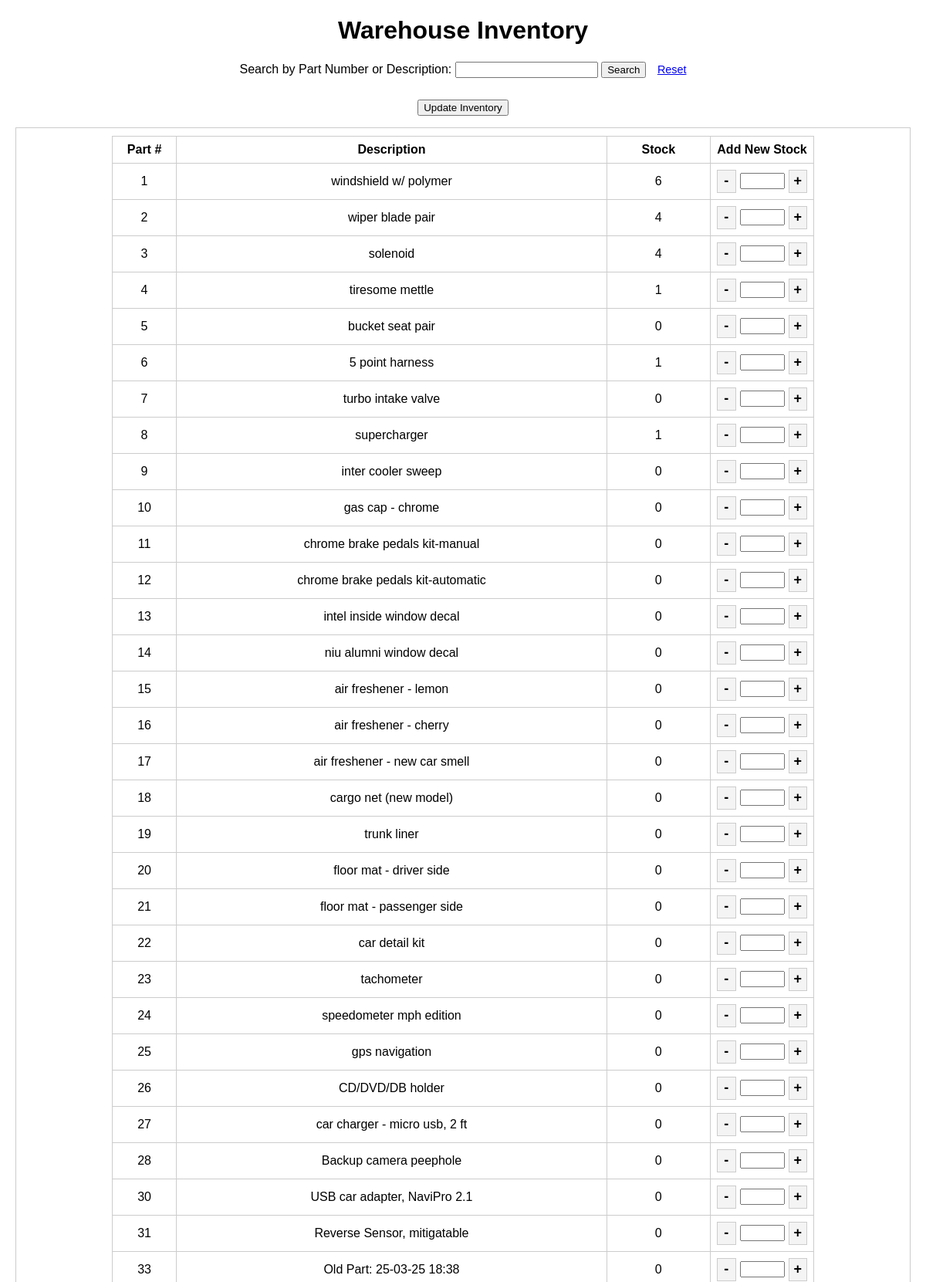
The page /warehouse_receiving.php (upper part) on the database its author committed.
### tables this page shows
CREATE TABLE inventory (
    part_number INT NOT NULL PRIMARY KEY,       
    description VARCHAR(50),                    
    stock INT NOT NULL DEFAULT 0                
);

### warehouse_receiving.php (the view, shortened to what this page needs)
<?php
include 'db_connect.php';
$search = isset($_GET['search']) ? trim($_GET['search']) : '';
$inventoryItems = [];
if ($search !== '') {
    if (ctype_digit($search)) {
        $stmt = $new_pdo->prepare("SELECT * FROM inventory WHERE part_number = :search");
        $stmt->bindValue(':search', (int)$search, PDO::PARAM_INT);
    } else {
        $stmt = $new_pdo->prepare("SELECT * FROM inventory WHERE description LIKE :like_search");
        $stmt->bindValue(':like_search', "%$search%", PDO::PARAM_STR);
    }
    $stmt->execute();
    $inventoryItems = $stmt->fetchAll(PDO::FETCH_ASSOC);
} else {
    $stmt = $new_pdo->query("SELECT * FROM inventory");
    $inventoryItems = $stmt->fetchAll(PDO::FETCH_ASSOC);
}
?>
<!DOCTYPE html>
<html>
<head>
</head>
<body>
    <h1 style="text-align:center;">Warehouse Inventory</h1>
    <div class="search-form">
        <form method="GET" action="warehouse_receiving.php">
            <label for="search">Search by Part Number or Description:</label>
            <input type="text" id="search" name="search" value="<?= htmlspecialchars($search) ?>">
            <input type="submit" value="Search">
            <a href="warehouse_receiving.php" class="reset-link">Reset</a>
        </form>
        <br />
        <div class="centered-button">
            <input type="submit" form="update-form" value="Update Inventory">
        </div>
    </div>
    <form method="POST" action="warehouse_receiving.php" id="update-form">
        <div class="scroll-box">
            <table>
                <thead>
                    <tr>
                        <th>Part #</th>
                        <th>Description</th>
                        <th>Stock</th>
                        <th>Add New Stock</th>
                    </tr>
                </thead>
                <tbody>
                    <?php if (empty($inventoryItems)): ?>
                        <tr><td colspan="4">No matching parts found.</td></tr>
                    <?php else: ?>
                        <?php foreach ($inventoryItems as $item): ?>
                        <tr>
                            <td><?= htmlspecialchars($item['part_number']) ?></td>
                            <td><?= htmlspecialchars($item['description']) ?></td>
                            <td><?= htmlspecialchars($item['stock']) ?></td>
                            <td>
                                <div class="qty-wrapper">
                                    <button type="button" class="qty-button" onclick="changeQty('qty_<?= $item['part_number'] ?>', -1)">-</button>
                                    <input type="number" name="update[<?= htmlspecialchars($item['part_number']) ?>]" id="qty_<?= $item['part_number'] ?>" min="0" value="">
                                    <button type="button" class="qty-button" onclick="changeQty('qty_<?= $item['part_number'] ?>', 1)">+</button>
                                </div>
                            </td>
                        </tr>
                        <?php endforeach; ?>
                    <?php endif; ?>
                </tbody>
            </table>
        </div>
    </form>
</body>
</html>

### warehouse_receiving.php (style rules this page uses)
body { font-family: Arial, sans-serif; margin: 20px; }
.search-form { margin-bottom: 15px; text-align: center; }
.scroll-box { max-height: 70vh; overflow-y: auto; border: 1px solid #ccc; padding: 10px; }
.scroll-box table { width: 80%; margin: auto; border-collapse: collapse; table-layout: fixed; }
table, th, td { border: 1px solid #ccc; }
th, td { padding: 8px; text-align: center; }
th:nth-child(1), td:nth-child(1) { width: 8%; }
th:nth-child(2), td:nth-child(2) { width: 64%; word-wrap: break-word; }
th:nth-child(3), td:nth-child(3), th:nth-child(4), td:nth-child(4) { width: 14%; }
input[type="number"] { width: 50px; text-align: center; -moz-appearance: textfield; }
.centered-button { text-align: center; margin-top: 10px; }
.reset-link { margin-left: 10px; font-size: 0.9em; }
.qty-wrapper { display: flex; align-items: center; justify-content: center; gap: 5px; }
.qty-button { width: 30px; height: 30px; font-size: 18px; font-weight: bold; border: 1px solid #ccc; background: #f4f4f4; cursor: pointer; }

### rows shown on the page
inventory: part_number "1", description "windshield w/ polymer", stock "6"
inventory: part_number "2", description "wiper blade pair", stock "4"
inventory: part_number "3", description "solenoid", stock "4"
inventory: part_number "4", description "tiresome mettle", stock "1"
inventory: part_number "5", description "bucket seat pair", stock "0"
inventory: part_number "6", description "5 point harness", stock "1"
inventory: part_number "7", description "turbo intake valve", stock "0"
inventory: part_number "8", description "supercharger", stock "1"
inventory: part_number "9", description "inter cooler sweep", stock "0"
inventory: part_number "10", description "gas cap - chrome", stock "0"
inventory: part_number "11", description "chrome brake pedals kit-manual", stock "0"
inventory: part_number "12", description "chrome brake pedals kit-automatic", stock "0"
inventory: part_number "13", description "intel inside window decal", stock "0"
inventory: part_number "14", description "niu alumni window decal", stock "0"
inventory: part_number "15", description "air freshener - lemon", stock "0"
inventory: part_number "16", description "air freshener - cherry", stock "0"
inventory: part_number "17", description "air freshener - new car smell", stock "0"
inventory: part_number "18", description "cargo net (new model)", stock "0"
inventory: part_number "19", description "trunk liner", stock "0"
inventory: part_number "20", description "floor mat - driver side", stock "0"
inventory: part_number "21", description "floor mat - passenger side", stock "0"
inventory: part_number "22", description "car detail kit", stock "0"
inventory: part_number "23", description "tachometer", stock "0"
inventory: part_number "24", description "speedometer mph edition", stock "0"
inventory: part_number "25", description "gps navigation", stock "0"
inventory: part_number "26", description "CD/DVD/DB holder", stock "0"
inventory: part_number "27", description "car charger - micro usb, 2 ft", stock "0"
inventory: part_number "28", description "Backup camera peephole", stock "0"
inventory: part_number "30", description "USB car adapter, NaviPro 2.1", stock "0"
inventory: part_number "31", description "Reverse Sensor, mitigatable", stock "0"
inventory: part_number "33", description "Old Part: 25-03-25 18:38", stock "0"
